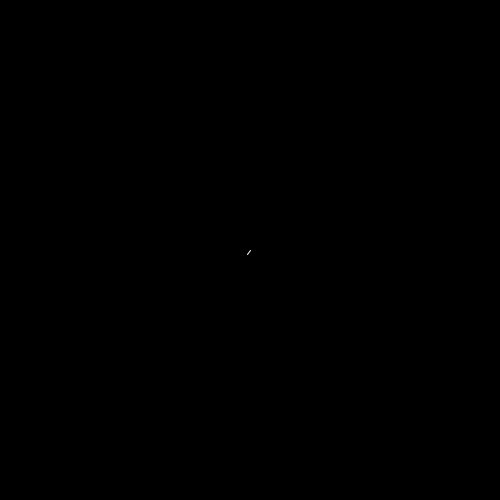
Frame 1 (no input)
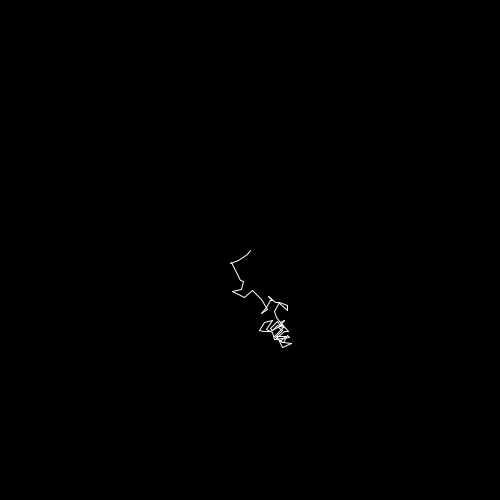
Frame 60 (the mouse pressed at the canvas centre just before this capture)
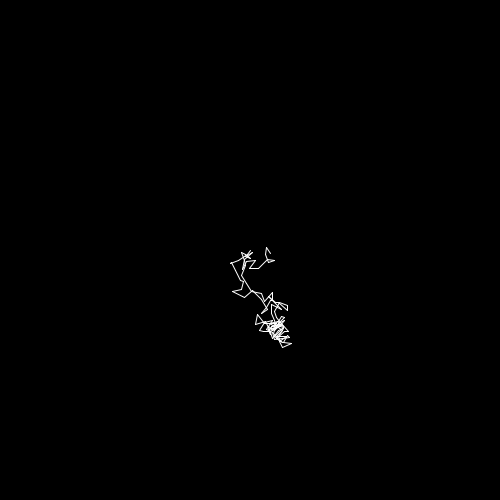
Frame 120 (the mouse held since frame 60 and released just before this capture)

The Processing sketch that drew these frames (run headless with seeded random() and noise(); from frame 60 on, the mouse is pressed at the canvas centre):

// Processing sketch: walking
// ── walking.pde
float lastLockX;
float lastLockY;

void setup()
{
  size(500,500);
  background(0);
  stroke(255);
  lastLockX=(width/2);
  lastLockY=(height/2);
}
void draw()
{

float stepX=lastLockX - random(-10,10);
float stepY=lastLockY - random(-10,10);
 
line(lastLockX, lastLockY, stepX,stepY);
lastLockX=stepX;
lastLockY=stepY;
}
